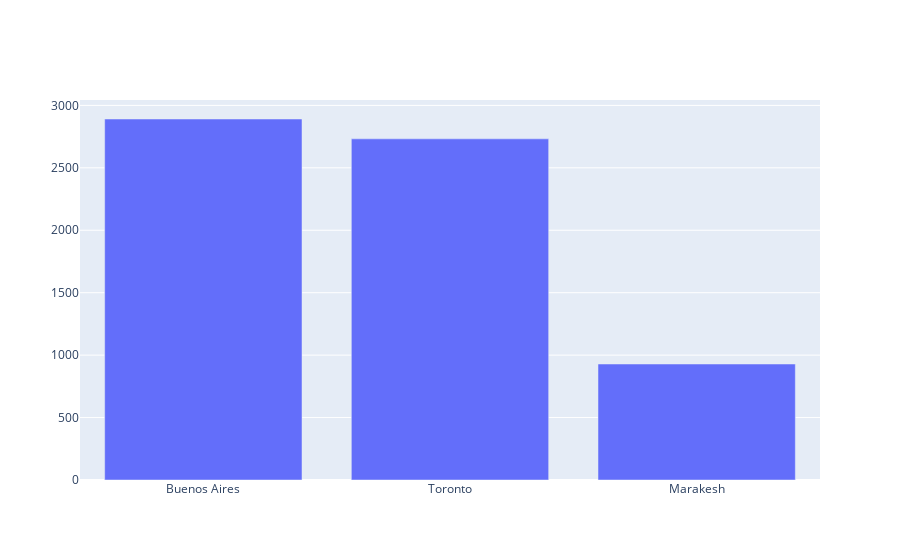

The code cell stored with this chart in its notebook:
### Code cell
plotly.offline.iplot([bar_trace_first_three_pops])

### Figure 1 — Plotly figure (JSON) as saved in the notebook; plotly's stock layout.template omitted (floating-point values rounded to 4 significant figures)
{"data": [{"type": "bar", "x": ["Buenos Aires", "Toronto", "Marakesh"], "y": [2891, 2732, 929]}], "layout": {}}
